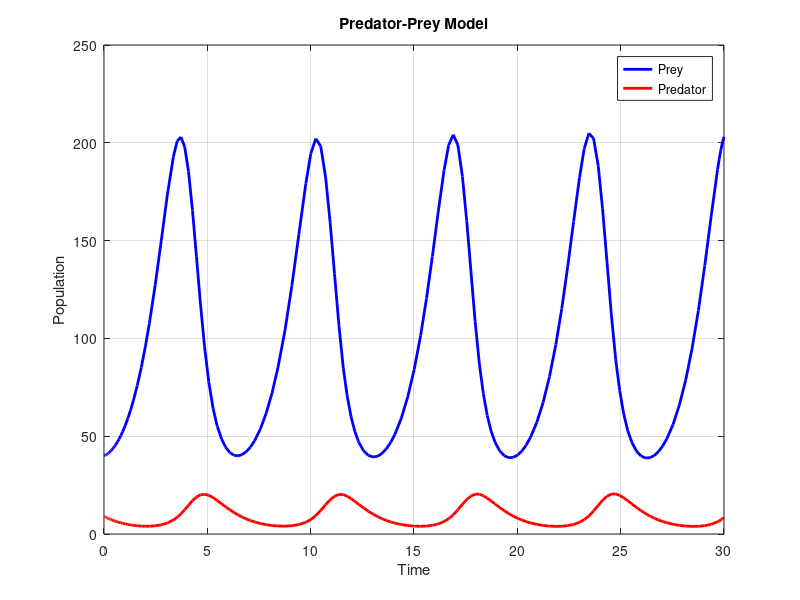
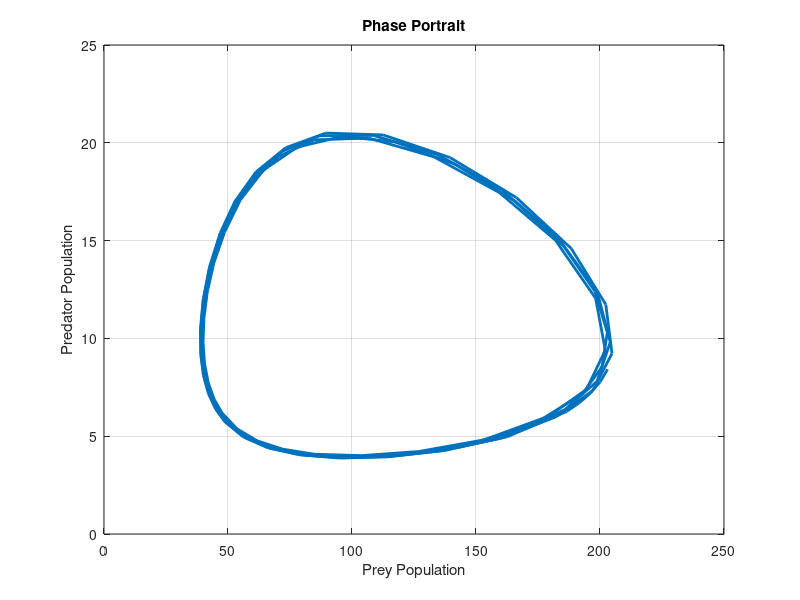

These charts were generated, in order, by the following MATLAB code:

clc;
clear;
close all;

%% Parameters
alpha = 1;
beta  = 0.1;
delta = 0.01;
gamma = 1;

%% Initial Conditions
x0 = 40;
y0 = 9;

z0 = [x0; y0];

%% Simulation Time
tspan = [0 30];

%% Lotka-Volterra Equations
f = @(t,z) [
    alpha*z(1) - beta*z(1)*z(2);
    delta*z(1)*z(2) - gamma*z(2)
];

%% Numerical Solution
[t,z] = ode45(f,tspan,z0);

%% Extract Variables
Prey = z(:,1);
Predator = z(:,2);

%% Plot Population
figure;

plot(t,Prey,'b','LineWidth',2);
hold on;
plot(t,Predator,'r','LineWidth',2);

xlabel('Time');
ylabel('Population');
title('Predator-Prey Model');

legend('Prey','Predator');
grid on;

%% Phase Portrait
figure;

plot(Prey,Predator,'LineWidth',2);

xlabel('Prey Population');
ylabel('Predator Population');

title('Phase Portrait');
grid on;
